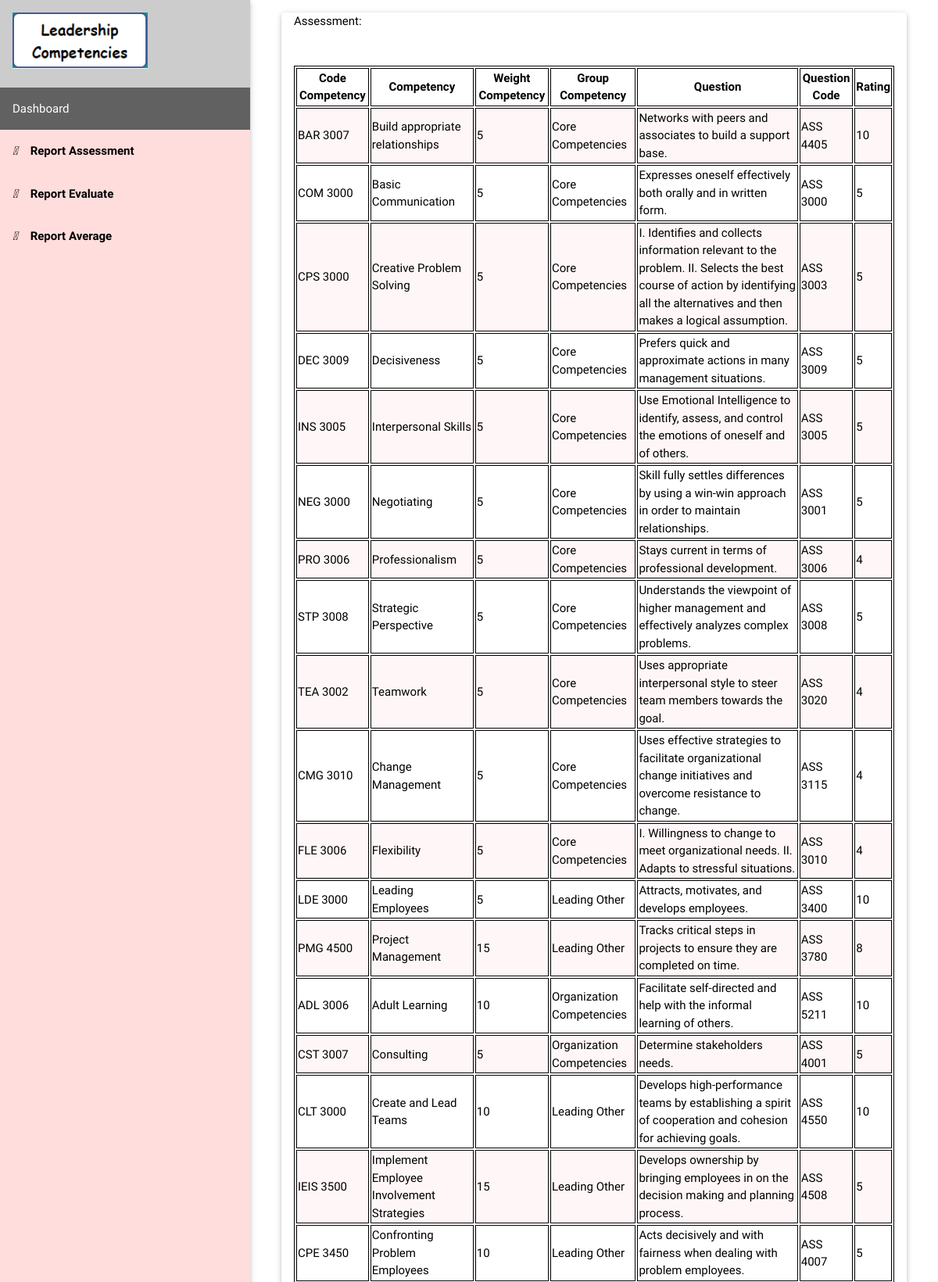
The page /Manage/Superadmin/Report.php (signed in, upper part) on the database its author committed.
### tables this page shows
CREATE TABLE `aquestion` (
  `ID` int(11) NOT NULL,
  `AQuestion` varchar(255) NOT NULL,
  `A_QCode` varchar(255) NOT NULL,
  `Rating` int(11) NOT NULL,
  `CodeACompetency` varchar(255) NOT NULL,
  `Status` varchar(255) NOT NULL DEFAULT 'Using'
);

CREATE TABLE `competency` (
  `ID` int(11) NOT NULL,
  `CodeCompetency` varchar(255) NOT NULL,
  `Competency` varchar(255) NOT NULL,
  `GroupCompetency` varchar(255) NOT NULL,
  `Weightcompetency` int(11) NOT NULL,
  `Status` varchar(255) NOT NULL DEFAULT 'Using'
);

### Manage/Superadmin/ReportProcess.php (called while the page is built, shortened)
<?php
function getAssessment(){
$db = mysqli_connect('localhost', 'root', '', 'leadercompetency');
    $sql = "SELECT aquestion.A_QCode,aquestion.AQuestion,aquestion.Rating,competency.CodeCompetency,competency.Competency,competency.GroupCompetency,competency.Weightcompetency FROM aquestion JOIN competency ON aquestion.CodeACompetency=competency.CodeCompetency where competency.Status='Using' and aquestion.Status='Using' ORDER BY competency.ID ";
    if($result = mysqli_query($db,$sql)){
    return $result;
    }
}
?>

### Manage/Superadmin/Report.php (the view, shortened to what this page needs)
<?php require_once ("ReportProcess.php");
?>
<!DOCTYPE html>
<html lang="en">
<link rel="stylesheet" href="Report.css">
<link rel="stylesheet" href="https://cdnjs.cloudflare.com/ajax/libs/font-awesome/4.7.0/css/font-awesome.min.css">
<body>
<nav class="w3-sidebar w3-bar-block w3-collapse w3-pale-red w3-animate-left w3-card" style="z-index:3;width:320px;" id="mySidebar">
  <a href="Report.php" class="w3-bar-item w3-button w3-border-bottom w3-large"><img src="imagesuploadsadmin/logo.png" style="width:60%;"></a>
    <a href="Welcomesuperadmin.php" class="w3-bar-item w3-button w3-dark-grey w3-button w3-hover-black w3-left-align">Dashboard</a>
  <a href="ReportAss.php" class="w3-bar-item w3-button"><i class="fa-file-word-o w3-margin-right"></i><b>Report Assessment</b></a>
  <a href="ReportEva.php" class="w3-bar-item w3-button"><i class="fa-file-word-o w3-margin-right"></i><b>Report Evaluate</b></a>
  <a href="ReportAvrg.php" class="w3-bar-item w3-button"><i class="fa-file-word-o w3-margin-right"></i><b>Report Average</b></a>
</nav>
<div class="w3-main" style="margin-left:320px;">
<div id="Borge" class="w3-container w3-responsive">
<div class="w3-row-padding w3-responsive">
<div class="w3-container w3-card w3-white w3-round w3-margin">
<form action="" method="post" enctype="multipart/form-data">
<legend>Assessment:</legend>
<br></br>
<table class="w3-responsive">
<tr>
						<th>Code Competency</th>
						<th>Competency</th>
						<th>Weight Competency</th>
						<th>Group Competency</th>
						<th>Question</th>
						<th>Question Code</th>
						<th>Rating</th>
<?php
$result = getAssessment();
if($result){
while ($row = mysqli_fetch_assoc($result)){	?>
<tr>
                            <td><?php echo $row['CodeCompetency']; ?></td>
                            <td><?php echo $row['Competency']; ?></td>
							<td><?php echo $row['Weightcompetency']; ?></td>
							<td><?php echo $row['GroupCompetency']; ?></td>
							<td><?php echo $row['AQuestion']; ?></td>
                            <td><?php echo $row['A_QCode']; ?></td>
                            <td><?php echo $row['Rating']; ?></td>
							</tr>
                   <?php
                           }
                       }
                   ?>
</tr>
</table>
</form>
</div>
</div>
</div>
</div>
</body>
</html>

### Manage/Superadmin/Report.css (style rules this page uses)
html { box-sizing:border-box }
*,*:before,*:after { box-sizing:inherit }
html { -ms-text-size-adjust:100%;-webkit-text-size-adjust:100% }
body { margin:0 }
article,aside,details,figcaption,figure,footer,header,main,menu,nav,section { display:block }
a { background-color:transparent }
b,strong { font-weight:bolder }
img { border-style:none }
legend { color:inherit;display:table;max-width:100%;padding:0;white-space:normal }
html,body { font-family:Verdana,sans-serif;font-size:15px;line-height:1.5 }
html { overflow-x:hidden }
.w3-btn,.w3-button { border:none;display:inline-block;padding:8px 16px;vertical-align:middle;overflow:hidden;text-decoration:none;color:inherit;background-color:inherit;text-align:center;cursor:pointer;white-space:nowrap }
.w3-btn,.w3-button { -webkit-touch-callout:none;-webkit-user-select:none;-khtml-user-select:none;-moz-user-select:none;-ms-user-select:none;user-select:none }
.w3-sidebar { height:100%;width:200px;background-color:#fff;position:fixed!important;z-index:1;overflow:auto }
.w3-main,#main { transition:margin-left .4s }
.w3-bar-block .w3-bar-item { width:100%;display:block;padding:8px 16px;text-align:left;border:none;white-space:normal;float:none;outline:0 }
.w3-container:after,.w3-container:before,.w3-panel:after,.w3-panel:before,.w3-row:after,.w3-row:before,.w3-row-padding:after,.w3-row-padding:before, .w3-content,.w3-auto { margin-left:auto;margin-right:auto }
@media (min-width:993px) { .w3-sidebar.w3-collapse { display:block!important } }
.w3-round,.w3-round-medium { border-radius:4px }
.w3-container,.w3-panel { padding:0.01em 16px }
.w3-animate-left { position:relative;animation:animateleft 0.4s }
.w3-large { font-size:18px!important }
.w3-left-align { text-align:left!important }
.w3-border-bottom { border-bottom:1px solid #ccc!important }
.w3-margin { margin:16px!important }
.w3-margin-right { margin-right:16px!important }
.w3-card,.w3-card-2 { box-shadow:0 2px 5px 0 rgba(0,0,0,0.16),0 2px 10px 0 rgba(0,0,0,0.12) }
@media (min-width:601px) { .w3-row-padding,.w3-row-padding>.w3-half,.w3-row-padding>.w3-third,.w3-row-padding>.w3-twothird,.w3-row-padding>.w3-threequarter,.w3-row-padding>.w3-quarter,.w3-row-padding>.w3-col { padding:0 8px } }
@media (min-width:601px) { .w3-container:after,.w3-container:before,.w3-panel:after,.w3-panel:before,.w3-row:after,.w3-row:before,.w3-row-padding:after,.w3-row-padding:before, .w3-cell-row:before,.w3-cell-row:after,.w3-clear:after,.w3-clear:before,.w3-bar:before,.w3-bar:after { content:"";display:table;clear:both } }
@media (min-width:601px) { .w3-responsive { display:block;overflow-x:auto } }
@media (min-width:601px) { .w3-dark-grey,.w3-hover-dark-grey:hover,.w3-dark-gray,.w3-hover-dark-gray:hover { color:#fff!important;background-color:#616161!important } }
@media (min-width:601px) { .w3-pale-red,.w3-hover-pale-red:hover { color:#000!important;background-color:#ffdddd!important } }

### Manage/Superadmin/Report.php (style rules this page uses)
html,body,h1,h2,h3,h4,h5 { font-family: "RobotoDraft", "Roboto", sans-serif }
.w3-bar-block .w3-bar-item { padding: 16px }
table, td, th { border: 1px solid black; }
tr:nth-child(even) { background-color: #fff7f7 }
td { text-align: left; }

### rows shown on the page
aquestion: CodeACompetency.CodeCompetency "BAR 3007", CodeACompetency.Competency "Build appropriate relationships", CodeACompetency.Weightcompetency "5", CodeACompetency.GroupCompetency "Core Competencies", AQuestion "Networks with peers and associates to build a support base.", A_QCode "ASS 4405", Rating "10"
aquestion: CodeACompetency.CodeCompetency "COM 3000", CodeACompetency.Competency "Basic Communication", CodeACompetency.Weightcompetency "5", CodeACompetency.GroupCompetency "Core Competencies", AQuestion "Expresses oneself effectively both orally and in written form.", A_QCode "ASS 3000", Rating "5"
aquestion: CodeACompetency.CodeCompetency "CPS 3000", CodeACompetency.Competency "Creative Problem Solving", CodeACompetency.Weightcompetency "5", CodeACompetency.GroupCompetency "Core Competencies", AQuestion "I. Identifies and collects information relevant to the problem. II. Selects the best course of action by identifying all the alternatives and then makes a logical assumption.", A_QCode "ASS 3003", Rating "5"
aquestion: CodeACompetency.CodeCompetency "DEC 3009", CodeACompetency.Competency "Decisiveness", CodeACompetency.Weightcompetency "5", CodeACompetency.GroupCompetency "Core Competencies", AQuestion "Prefers quick and approximate actions in many management situations.", A_QCode "ASS 3009", Rating "5"
aquestion: CodeACompetency.CodeCompetency "INS 3005", CodeACompetency.Competency "Interpersonal Skills", CodeACompetency.Weightcompetency "5", CodeACompetency.GroupCompetency "Core Competencies", AQuestion "Use Emotional Intelligence to identify, assess, and control the emotions of oneself and of others.", A_QCode "ASS 3005", Rating "5"
aquestion: CodeACompetency.CodeCompetency "NEG 3000", CodeACompetency.Competency "Negotiating", CodeACompetency.Weightcompetency "5", CodeACompetency.GroupCompetency "Core Competencies", AQuestion "Skill fully settles differences by using a win-win approach in order to maintain relationships.", A_QCode "ASS 3001", Rating "5"
aquestion: CodeACompetency.CodeCompetency "PRO 3006", CodeACompetency.Competency "Professionalism", CodeACompetency.Weightcompetency "5", CodeACompetency.GroupCompetency "Core Competencies", AQuestion "Stays current in terms of professional development.", A_QCode "ASS 3006", Rating "4"
aquestion: CodeACompetency.CodeCompetency "STP 3008", CodeACompetency.Competency "Strategic Perspective", CodeACompetency.Weightcompetency "5", CodeACompetency.GroupCompetency "Core Competencies", AQuestion "Understands the viewpoint of higher management and effectively analyzes complex problems.", A_QCode "ASS 3008", Rating "5"
aquestion: CodeACompetency.CodeCompetency "TEA 3002", CodeACompetency.Competency "Teamwork", CodeACompetency.Weightcompetency "5", CodeACompetency.GroupCompetency "Core Competencies", AQuestion "Uses appropriate interpersonal style to steer team members towards the goal.", A_QCode "ASS 3020", Rating "4"
aquestion: CodeACompetency.CodeCompetency "CMG 3010", CodeACompetency.Competency "Change Management", CodeACompetency.Weightcompetency "5", CodeACompetency.GroupCompetency "Core Competencies", AQuestion "Uses effective strategies to facilitate organizational change initiatives and overcome resistance to change.", A_QCode "ASS 3115", Rating "4"
aquestion: CodeACompetency.CodeCompetency "FLE 3006", CodeACompetency.Competency "Flexibility", CodeACompetency.Weightcompetency "5", CodeACompetency.GroupCompetency "Core Competencies", AQuestion "I. Willingness to change to meet organizational needs. II. Adapts to stressful situations.", A_QCode "ASS 3010", Rating "4"
aquestion: CodeACompetency.CodeCompetency "LDE 3000", CodeACompetency.Competency "Leading Employees", CodeACompetency.Weightcompetency "5", CodeACompetency.GroupCompetency "Leading Other", AQuestion "Attracts, motivates, and develops employees.", A_QCode "ASS 3400", Rating "10"
aquestion: CodeACompetency.CodeCompetency "PMG 4500", CodeACompetency.Competency "Project Management", CodeACompetency.Weightcompetency "15", CodeACompetency.GroupCompetency "Leading Other", AQuestion "Tracks critical steps in projects to ensure they are completed on time.", A_QCode "ASS 3780", Rating "8"
aquestion: CodeACompetency.CodeCompetency "ADL 3006", CodeACompetency.Competency "Adult Learning", CodeACompetency.Weightcompetency "10", CodeACompetency.GroupCompetency "Organization Competencies", AQuestion "Facilitate self-directed and help with the informal learning of others.", A_QCode "ASS 5211", Rating "10"
aquestion: CodeACompetency.CodeCompetency "CST 3007", CodeACompetency.Competency "Consulting", CodeACompetency.Weightcompetency "5", CodeACompetency.GroupCompetency "Organization Competencies", AQuestion "Determine stakeholders needs.", A_QCode "ASS 4001", Rating "5"
aquestion: CodeACompetency.CodeCompetency "CLT 3000", CodeACompetency.Competency "Create and Lead Teams", CodeACompetency.Weightcompetency "10", CodeACompetency.GroupCompetency "Leading Other", AQuestion "Develops high-performance teams by establishing a spirit of cooperation and cohesion for achieving goals.", A_QCode "ASS 4550", Rating "10"
aquestion: CodeACompetency.CodeCompetency "IEIS 3500", CodeACompetency.Competency "Implement Employee Involvement Strategies", CodeACompetency.Weightcompetency "15", CodeACompetency.GroupCompetency "Leading Other", AQuestion "Develops ownership by bringing employees in on the decision making and planning process.", A_QCode "ASS 4508", Rating "5"
aquestion: CodeACompetency.CodeCompetency "CPE 3450", CodeACompetency.Competency "Confronting Problem Employees", CodeACompetency.Weightcompetency "10", CodeACompetency.GroupCompetency "Leading Other", AQuestion "Acts decisively and with fairness when dealing with problem employees.", A_QCode "ASS 4007", Rating "5"
